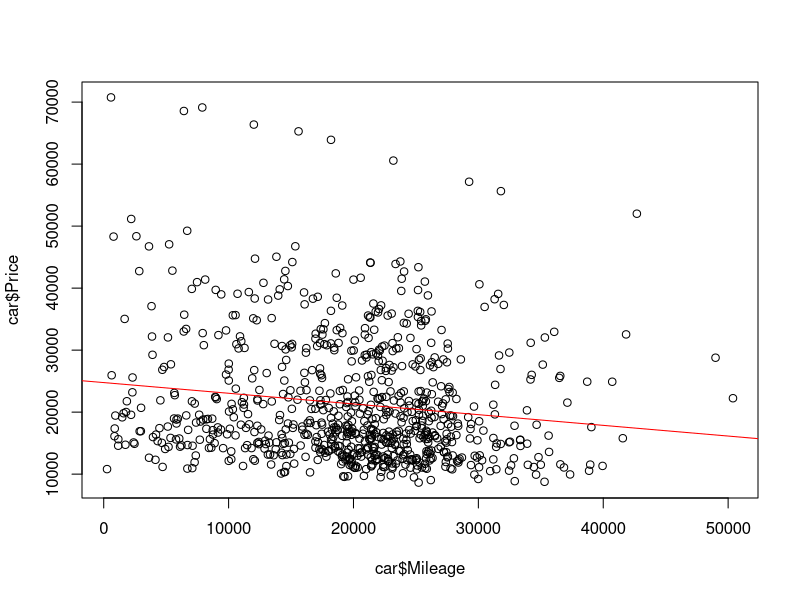

Generate this figure with R: (Note: this script raises an error after producing the figure.)
#R7
#Linear Regression - just to play around with your brains

car = read.csv("CarData.csv")
str(car)
summary(car)

#let's first only use Mileage
model1 = lm(Price ~ Mileage, data=car,na.rm=TRUE)

summary(model1)

#explain the various terms in the summary, low R-squared - not very good model, high value of theta does not
#mean greater significance of variable

#std. error = what is the likely spread of estimate across the residuals
#t-value = estimate/std error, larger the better
#p-value = probability that the variable is insignificant, we want it to be less than 0.05

plot(car$Price ~ car$Mileage)
abline(model1,col="red") #line of best fit

#SSE
model1$residuals
SSE = sum(model1$residuals ^ 2)

#another model #how to interpret data when Make is not a number
model2 = lm(Price ~ Mileage + Liter + Make, data=car)

summary(model2)

model3 = lm(Price ~ Mileage + Liter, data=car)

summary(model3)

cor(car)